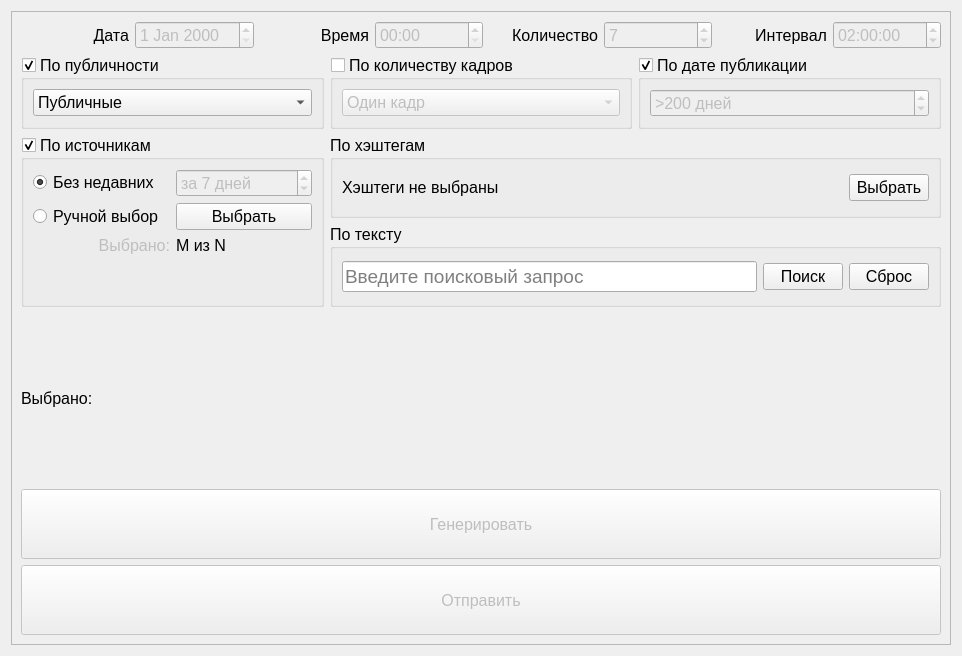
<?xml version="1.0" encoding="UTF-8"?>
<ui version="4.0">
 <class>ReleasePreparationDB</class>
 <widget class="QWidget" name="ReleasePreparationDB">
  <property name="geometry">
   <rect>
    <x>0</x>
    <y>0</y>
    <width>962</width>
    <height>656</height>
   </rect>
  </property>
  <property name="windowTitle">
   <string>Form</string>
  </property>
  <layout class="QGridLayout" name="gridLayout_3">
   <item row="0" column="0">
    <widget class="QScrollArea" name="saScrollArea">
     <property name="widgetResizable">
      <bool>true</bool>
     </property>
     <widget class="QWidget" name="wScrollArea">
      <property name="geometry">
       <rect>
        <x>0</x>
        <y>0</y>
        <width>938</width>
        <height>632</height>
       </rect>
      </property>
      <layout class="QGridLayout" name="gridLayout_7">
       <item row="2" column="0">
        <widget class="QPushButton" name="pbPost">
         <property name="enabled">
          <bool>false</bool>
         </property>
         <property name="sizePolicy">
          <sizepolicy hsizetype="Preferred" vsizetype="Expanding">
           <horstretch>0</horstretch>
           <verstretch>30</verstretch>
          </sizepolicy>
         </property>
         <property name="minimumSize">
          <size>
           <width>0</width>
           <height>70</height>
          </size>
         </property>
         <property name="maximumSize">
          <size>
           <width>16777215</width>
           <height>70</height>
          </size>
         </property>
         <property name="baseSize">
          <size>
           <width>0</width>
           <height>30</height>
          </size>
         </property>
         <property name="font">
          <font>
           <pointsize>12</pointsize>
          </font>
         </property>
         <property name="text">
          <string>Отправить</string>
         </property>
         <property name="icon">
          <iconset resource="icons.qrc">
           <normaloff>:/images/icons8-sent-80.png</normaloff>:/images/icons8-sent-80.png</iconset>
         </property>
         <property name="iconSize">
          <size>
           <width>40</width>
           <height>40</height>
          </size>
         </property>
        </widget>
       </item>
       <item row="0" column="0">
        <layout class="QGridLayout" name="grlHeader">
         <item row="1" column="5">
          <widget class="QSpinBox" name="sbSize">
           <property name="enabled">
            <bool>false</bool>
           </property>
           <property name="font">
            <font>
             <pointsize>12</pointsize>
            </font>
           </property>
           <property name="minimum">
            <number>1</number>
           </property>
           <property name="maximum">
            <number>20</number>
           </property>
           <property name="value">
            <number>7</number>
           </property>
          </widget>
         </item>
         <item row="1" column="0">
          <widget class="QLabel" name="lblDate">
           <property name="font">
            <font>
             <pointsize>12</pointsize>
            </font>
           </property>
           <property name="text">
            <string>Дата</string>
           </property>
           <property name="alignment">
            <set>Qt::AlignRight|Qt::AlignTrailing|Qt::AlignVCenter</set>
           </property>
          </widget>
         </item>
         <item row="1" column="7">
          <widget class="QTimeEdit" name="teInterval">
           <property name="enabled">
            <bool>false</bool>
           </property>
           <property name="font">
            <font>
             <pointsize>12</pointsize>
            </font>
           </property>
           <property name="time">
            <time>
             <hour>2</hour>
             <minute>0</minute>
             <second>0</second>
            </time>
           </property>
          </widget>
         </item>
         <item row="3" column="0" colspan="8">
          <layout class="QGridLayout" name="grlFilters">
           <item row="0" column="1">
            <widget class="QGroupBox" name="grpQuantity">
             <property name="font">
              <font>
               <pointsize>12</pointsize>
              </font>
             </property>
             <property name="title">
              <string>По количеству кадров</string>
             </property>
             <property name="checkable">
              <bool>true</bool>
             </property>
             <property name="checked">
              <bool>false</bool>
             </property>
             <layout class="QGridLayout" name="gridLayout_9">
              <item row="0" column="0">
               <widget class="QComboBox" name="cbQuantity">
                <item>
                 <property name="text">
                  <string>Один кадр</string>
                 </property>
                </item>
                <item>
                 <property name="text">
                  <string>Много кадров</string>
                 </property>
                </item>
               </widget>
              </item>
             </layout>
            </widget>
           </item>
           <item row="2" column="1" colspan="2">
            <widget class="QGroupBox" name="grpText">
             <property name="enabled">
              <bool>true</bool>
             </property>
             <property name="font">
              <font>
               <pointsize>12</pointsize>
              </font>
             </property>
             <property name="title">
              <string>По тексту</string>
             </property>
             <property name="checkable">
              <bool>false</bool>
             </property>
             <property name="checked">
              <bool>false</bool>
             </property>
             <layout class="QGridLayout" name="gridLayout_13">
              <item row="1" column="0">
               <layout class="QHBoxLayout" name="hlText">
                <item>
                 <widget class="QLineEdit" name="leSearchBar">
                  <property name="enabled">
                   <bool>true</bool>
                  </property>
                  <property name="font">
                   <font>
                    <pointsize>14</pointsize>
                   </font>
                  </property>
                  <property name="placeholderText">
                   <string>Введите поисковый запрос</string>
                  </property>
                 </widget>
                </item>
                <item>
                 <widget class="QPushButton" name="pbTextSearch">
                  <property name="enabled">
                   <bool>true</bool>
                  </property>
                  <property name="font">
                   <font>
                    <pointsize>12</pointsize>
                   </font>
                  </property>
                  <property name="text">
                   <string>Поиск</string>
                  </property>
                  <property name="icon">
                   <iconset resource="icons.qrc">
                    <normaloff>:/images/icons8-search-80.png</normaloff>:/images/icons8-search-80.png</iconset>
                  </property>
                 </widget>
                </item>
                <item>
                 <widget class="QPushButton" name="pbTextReset">
                  <property name="enabled">
                   <bool>true</bool>
                  </property>
                  <property name="font">
                   <font>
                    <pointsize>12</pointsize>
                   </font>
                  </property>
                  <property name="text">
                   <string>Сброс</string>
                  </property>
                  <property name="icon">
                   <iconset resource="icons.qrc">
                    <normaloff>:/images/icons8-undo-80.png</normaloff>:/images/icons8-undo-80.png</iconset>
                  </property>
                 </widget>
                </item>
               </layout>
              </item>
             </layout>
            </widget>
           </item>
           <item row="0" column="2">
            <widget class="QGroupBox" name="grpLastUsed">
             <property name="enabled">
              <bool>true</bool>
             </property>
             <property name="font">
              <font>
               <pointsize>12</pointsize>
              </font>
             </property>
             <property name="title">
              <string>По дате публикации</string>
             </property>
             <property name="checkable">
              <bool>true</bool>
             </property>
             <property name="checked">
              <bool>true</bool>
             </property>
             <layout class="QGridLayout" name="gridLayout_10">
              <item row="0" column="0">
               <widget class="QSpinBox" name="sbLastUsedDays">
                <property name="enabled">
                 <bool>false</bool>
                </property>
                <property name="font">
                 <font>
                  <pointsize>12</pointsize>
                 </font>
                </property>
                <property name="suffix">
                 <string> дней</string>
                </property>
                <property name="prefix">
                 <string>&gt;</string>
                </property>
                <property name="maximum">
                 <number>1000</number>
                </property>
                <property name="singleStep">
                 <number>10</number>
                </property>
                <property name="value">
                 <number>200</number>
                </property>
               </widget>
              </item>
             </layout>
            </widget>
           </item>
           <item row="1" column="0" rowspan="2">
            <widget class="QGroupBox" name="grpSeries">
             <property name="font">
              <font>
               <pointsize>12</pointsize>
              </font>
             </property>
             <property name="title">
              <string>По источникам</string>
             </property>
             <property name="checkable">
              <bool>true</bool>
             </property>
             <property name="checked">
              <bool>true</bool>
             </property>
             <layout class="QGridLayout" name="gridLayout_11">
              <item row="0" column="0">
               <layout class="QGridLayout" name="grlSeries">
                <item row="1" column="1">
                 <widget class="QPushButton" name="pbSeriesDialog">
                  <property name="text">
                   <string>Выбрать</string>
                  </property>
                  <property name="icon">
                   <iconset resource="icons.qrc">
                    <normaloff>:/images/icons8-open-in-popup-80.png</normaloff>:/images/icons8-open-in-popup-80.png</iconset>
                  </property>
                 </widget>
                </item>
                <item row="0" column="0">
                 <widget class="QRadioButton" name="rbSeriesLastUsed">
                  <property name="font">
                   <font>
                    <pointsize>12</pointsize>
                   </font>
                  </property>
                  <property name="text">
                   <string>Без недавних</string>
                  </property>
                  <property name="checked">
                   <bool>true</bool>
                  </property>
                 </widget>
                </item>
                <item row="0" column="1">
                 <widget class="QSpinBox" name="sbSeriesLastUsed">
                  <property name="enabled">
                   <bool>false</bool>
                  </property>
                  <property name="font">
                   <font>
                    <pointsize>12</pointsize>
                   </font>
                  </property>
                  <property name="suffix">
                   <string> дней</string>
                  </property>
                  <property name="prefix">
                   <string>за </string>
                  </property>
                  <property name="minimum">
                   <number>1</number>
                  </property>
                  <property name="maximum">
                   <number>30</number>
                  </property>
                  <property name="value">
                   <number>7</number>
                  </property>
                 </widget>
                </item>
                <item row="2" column="0">
                 <widget class="QLabel" name="lblSeries">
                  <property name="enabled">
                   <bool>false</bool>
                  </property>
                  <property name="font">
                   <font>
                    <pointsize>12</pointsize>
                   </font>
                  </property>
                  <property name="text">
                   <string>Выбрано:</string>
                  </property>
                  <property name="alignment">
                   <set>Qt::AlignRight|Qt::AlignTrailing|Qt::AlignVCenter</set>
                  </property>
                 </widget>
                </item>
                <item row="2" column="1">
                 <widget class="QLabel" name="lblSeriesCount">
                  <property name="font">
                   <font>
                    <pointsize>12</pointsize>
                   </font>
                  </property>
                  <property name="text">
                   <string>M из N</string>
                  </property>
                 </widget>
                </item>
                <item row="1" column="0">
                 <widget class="QRadioButton" name="radioButton_6">
                  <property name="font">
                   <font>
                    <pointsize>12</pointsize>
                   </font>
                  </property>
                  <property name="text">
                   <string>Ручной выбор</string>
                  </property>
                 </widget>
                </item>
                <item row="3" column="0">
                 <spacer name="vspSeries">
                  <property name="orientation">
                   <enum>Qt::Vertical</enum>
                  </property>
                  <property name="sizeHint" stdset="0">
                   <size>
                    <width>20</width>
                    <height>40</height>
                   </size>
                  </property>
                 </spacer>
                </item>
               </layout>
              </item>
             </layout>
            </widget>
           </item>
           <item row="1" column="1" colspan="2">
            <widget class="QGroupBox" name="grpHashtags">
             <property name="enabled">
              <bool>true</bool>
             </property>
             <property name="font">
              <font>
               <pointsize>12</pointsize>
              </font>
             </property>
             <property name="title">
              <string>По хэштегам</string>
             </property>
             <property name="checkable">
              <bool>false</bool>
             </property>
             <property name="checked">
              <bool>false</bool>
             </property>
             <layout class="QGridLayout" name="gridLayout_12">
              <item row="1" column="0">
               <layout class="QHBoxLayout" name="hlHashtags">
                <item>
                 <widget class="QLabel" name="lblHashtags">
                  <property name="enabled">
                   <bool>true</bool>
                  </property>
                  <property name="sizePolicy">
                   <sizepolicy hsizetype="Expanding" vsizetype="Preferred">
                    <horstretch>0</horstretch>
                    <verstretch>0</verstretch>
                   </sizepolicy>
                  </property>
                  <property name="font">
                   <font>
                    <pointsize>12</pointsize>
                   </font>
                  </property>
                  <property name="text">
                   <string>Хэштеги не выбраны</string>
                  </property>
                 </widget>
                </item>
                <item>
                 <widget class="QPushButton" name="pbHashtagsDialog">
                  <property name="enabled">
                   <bool>true</bool>
                  </property>
                  <property name="font">
                   <font>
                    <pointsize>12</pointsize>
                   </font>
                  </property>
                  <property name="text">
                   <string>Выбрать</string>
                  </property>
                  <property name="icon">
                   <iconset resource="icons.qrc">
                    <normaloff>:/images/icons8-open-in-popup-80.png</normaloff>:/images/icons8-open-in-popup-80.png</iconset>
                  </property>
                 </widget>
                </item>
               </layout>
              </item>
             </layout>
            </widget>
           </item>
           <item row="0" column="0">
            <widget class="QGroupBox" name="grpPublicity">
             <property name="font">
              <font>
               <pointsize>12</pointsize>
              </font>
             </property>
             <property name="title">
              <string>По публичности</string>
             </property>
             <property name="checkable">
              <bool>true</bool>
             </property>
             <property name="checked">
              <bool>true</bool>
             </property>
             <layout class="QGridLayout" name="gridLayout_6">
              <item row="0" column="0">
               <widget class="QComboBox" name="cbPublicity">
                <item>
                 <property name="text">
                  <string>Публичные</string>
                 </property>
                </item>
                <item>
                 <property name="text">
                  <string>Скрытые</string>
                 </property>
                </item>
               </widget>
              </item>
             </layout>
            </widget>
           </item>
          </layout>
         </item>
         <item row="7" column="0" colspan="8">
          <widget class="QPushButton" name="pbGenerate">
           <property name="enabled">
            <bool>false</bool>
           </property>
           <property name="minimumSize">
            <size>
             <width>0</width>
             <height>70</height>
            </size>
           </property>
           <property name="maximumSize">
            <size>
             <width>16777215</width>
             <height>70</height>
            </size>
           </property>
           <property name="font">
            <font>
             <pointsize>12</pointsize>
            </font>
           </property>
           <property name="text">
            <string>Генерировать</string>
           </property>
           <property name="icon">
            <iconset resource="icons.qrc">
             <normaloff>:/images/icons8-available-updates-80.png</normaloff>:/images/icons8-available-updates-80.png</iconset>
           </property>
           <property name="iconSize">
            <size>
             <width>30</width>
             <height>30</height>
            </size>
           </property>
          </widget>
         </item>
         <item row="1" column="4">
          <widget class="QLabel" name="lblSize">
           <property name="font">
            <font>
             <pointsize>12</pointsize>
            </font>
           </property>
           <property name="text">
            <string>Количество</string>
           </property>
           <property name="alignment">
            <set>Qt::AlignRight|Qt::AlignTrailing|Qt::AlignVCenter</set>
           </property>
          </widget>
         </item>
         <item row="1" column="2">
          <widget class="QLabel" name="lblTime">
           <property name="font">
            <font>
             <pointsize>12</pointsize>
            </font>
           </property>
           <property name="text">
            <string>Время</string>
           </property>
           <property name="alignment">
            <set>Qt::AlignRight|Qt::AlignTrailing|Qt::AlignVCenter</set>
           </property>
          </widget>
         </item>
         <item row="1" column="1">
          <widget class="QDateEdit" name="deDate">
           <property name="enabled">
            <bool>false</bool>
           </property>
           <property name="font">
            <font>
             <pointsize>12</pointsize>
            </font>
           </property>
          </widget>
         </item>
         <item row="1" column="6">
          <widget class="QLabel" name="lblInterval">
           <property name="font">
            <font>
             <pointsize>12</pointsize>
            </font>
           </property>
           <property name="text">
            <string>Интервал</string>
           </property>
           <property name="alignment">
            <set>Qt::AlignRight|Qt::AlignTrailing|Qt::AlignVCenter</set>
           </property>
          </widget>
         </item>
         <item row="1" column="3">
          <widget class="QTimeEdit" name="teTime">
           <property name="enabled">
            <bool>false</bool>
           </property>
           <property name="font">
            <font>
             <pointsize>12</pointsize>
            </font>
           </property>
           <property name="displayFormat">
            <string>HH:mm</string>
           </property>
          </widget>
         </item>
         <item row="4" column="0" colspan="3">
          <widget class="QLabel" name="lblRecords">
           <property name="font">
            <font>
             <pointsize>12</pointsize>
            </font>
           </property>
           <property name="text">
            <string>Выбрано:</string>
           </property>
          </widget>
         </item>
        </layout>
       </item>
       <item row="1" column="0">
        <layout class="QVBoxLayout" name="grlPreview"/>
       </item>
      </layout>
     </widget>
    </widget>
   </item>
  </layout>
 </widget>
 <resources>
  <include location="icons.qrc"/>
 </resources>
 <connections/>
</ui>
